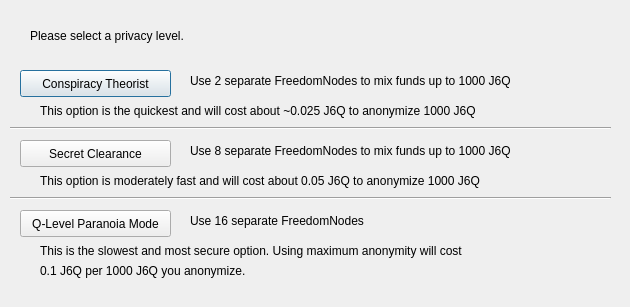
<?xml version="1.0" encoding="UTF-8"?>
<ui version="4.0">
 <class>FreedomsendConfig</class>
 <widget class="QDialog" name="FreedomsendConfig">
  <property name="geometry">
   <rect>
    <x>0</x>
    <y>0</y>
    <width>630</width>
    <height>307</height>
   </rect>
  </property>
  <property name="windowTitle">
   <string>Configure Freedomsend</string>
  </property>
  <widget class="QPushButton" name="buttonBasic">
   <property name="geometry">
    <rect>
     <x>20</x>
     <y>70</y>
     <width>151</width>
     <height>27</height>
    </rect>
   </property>
   <property name="text">
    <string>Conspiracy Theorist</string>
   </property>
  </widget>
  <widget class="QPushButton" name="buttonHigh">
   <property name="geometry">
    <rect>
     <x>20</x>
     <y>140</y>
     <width>151</width>
     <height>27</height>
    </rect>
   </property>
   <property name="text">
    <string>Secret Clearance</string>
   </property>
  </widget>
  <widget class="QPushButton" name="buttonMax">
   <property name="geometry">
    <rect>
     <x>20</x>
     <y>210</y>
     <width>151</width>
     <height>27</height>
    </rect>
   </property>
   <property name="text">
    <string>Q-Level Paranoia Mode</string>
   </property>
  </widget>
  <widget class="QLabel" name="label">
   <property name="geometry">
    <rect>
     <x>30</x>
     <y>20</y>
     <width>571</width>
     <height>31</height>
    </rect>
   </property>
   <property name="text">
    <string>Please select a privacy level.</string>
   </property>
  </widget>
  <widget class="QLabel" name="label_2">
   <property name="geometry">
    <rect>
     <x>190</x>
     <y>70</y>
     <width>421</width>
     <height>21</height>
    </rect>
   </property>
   <property name="text">
    <string>Use 2 separate FreedomNodes to mix funds up to 1000 J6Q</string>
   </property>
  </widget>
  <widget class="QLabel" name="label_3">
   <property name="geometry">
    <rect>
     <x>190</x>
     <y>140</y>
     <width>411</width>
     <height>21</height>
    </rect>
   </property>
   <property name="text">
    <string>Use 8 separate FreedomNodes to mix funds up to 1000 J6Q</string>
   </property>
  </widget>
  <widget class="QLabel" name="label_4">
   <property name="geometry">
    <rect>
     <x>190</x>
     <y>210</y>
     <width>421</width>
     <height>21</height>
    </rect>
   </property>
   <property name="text">
    <string>Use 16 separate FreedomNodes</string>
   </property>
  </widget>
  <widget class="QLabel" name="label_6">
   <property name="geometry">
    <rect>
     <x>40</x>
     <y>100</y>
     <width>561</width>
     <height>21</height>
    </rect>
   </property>
   <property name="text">
    <string>This option is the quickest and will cost about ~0.025 J6Q to anonymize 1000 J6Q</string>
   </property>
  </widget>
  <widget class="QLabel" name="label_7">
   <property name="geometry">
    <rect>
     <x>40</x>
     <y>170</y>
     <width>561</width>
     <height>21</height>
    </rect>
   </property>
   <property name="text">
    <string>This option is moderately fast and will cost about 0.05 J6Q to anonymize 1000 J6Q</string>
   </property>
  </widget>
  <widget class="QLabel" name="label_8">
   <property name="geometry">
    <rect>
     <x>40</x>
     <y>240</y>
     <width>561</width>
     <height>21</height>
    </rect>
   </property>
   <property name="text">
    <string>This is the slowest and most secure option. Using maximum anonymity will cost</string>
   </property>
  </widget>
  <widget class="QLabel" name="label_9">
   <property name="geometry">
    <rect>
     <x>40</x>
     <y>260</y>
     <width>561</width>
     <height>21</height>
    </rect>
   </property>
   <property name="text">
    <string>0.1 J6Q per 1000 J6Q you anonymize.</string>
   </property>
  </widget>
  <widget class="Line" name="line">
   <property name="geometry">
    <rect>
     <x>10</x>
     <y>120</y>
     <width>601</width>
     <height>16</height>
    </rect>
   </property>
   <property name="orientation">
    <enum>Qt::Horizontal</enum>
   </property>
  </widget>
  <widget class="Line" name="line_2">
   <property name="geometry">
    <rect>
     <x>10</x>
     <y>190</y>
     <width>601</width>
     <height>16</height>
    </rect>
   </property>
   <property name="orientation">
    <enum>Qt::Horizontal</enum>
   </property>
  </widget>
 </widget>
 <resources/>
 <connections/>
</ui>
